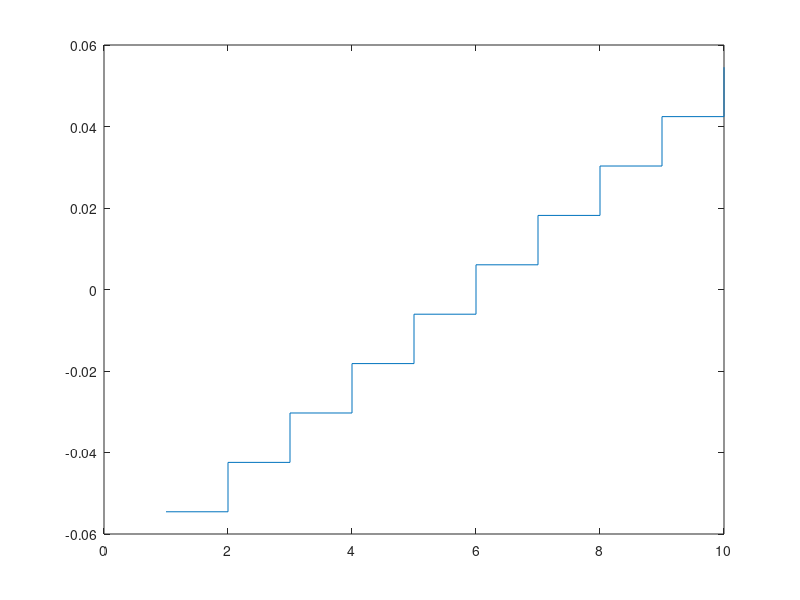

The MATLAB source for this figure:

y = [1
    0];
A = [1/2 3/2 5/2 7/2 9/2 11/2 13/2 15/2 17/2 19/2
    1 1 1 1 1 1 1 1 1 1];

    x = pinv(A)*y;
    newy = A*x
   stairs(x)
  